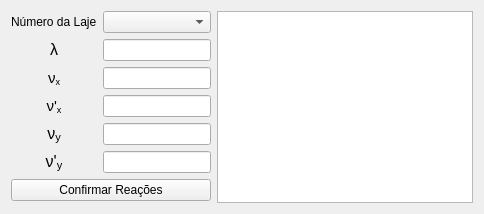
            <widget class="QWidget" name="tab_11">
             <attribute name="title">
              <string>Reações</string>
             </attribute>
             <layout class="QGridLayout" name="gridLayout_3">
              <item row="0" column="0">
               <layout class="QGridLayout" name="gridLayout_21">
                <item row="4" column="0">
                 <widget class="QLabel" name="label_32">
                  <property name="text">
                   <string>&lt;html&gt;&lt;head/&gt;&lt;body&gt;&lt;p&gt;&lt;span style=&quot; font-size:12pt;&quot;&gt;ν&lt;/span&gt;&lt;span style=&quot; font-size:12pt; vertical-align:sub;&quot;&gt;y&lt;/span&gt;&lt;/p&gt;&lt;/body&gt;&lt;/html&gt;</string>
                  </property>
                  <property name="alignment">
                   <set>Qt::AlignCenter</set>
                  </property>
                 </widget>
                </item>
                <item row="5" column="0">
                 <widget class="QLabel" name="label_31">
                  <property name="text">
                   <string>&lt;html&gt;&lt;head/&gt;&lt;body&gt;&lt;p&gt;&lt;span style=&quot; font-size:12pt;&quot;&gt;ν'&lt;/span&gt;&lt;span style=&quot; font-size:12pt; vertical-align:sub;&quot;&gt;y&lt;/span&gt;&lt;/p&gt;&lt;/body&gt;&lt;/html&gt;</string>
                  </property>
                  <property name="alignment">
                   <set>Qt::AlignCenter</set>
                  </property>
                 </widget>
                </item>
                <item row="3" column="0">
                 <widget class="QLabel" name="label_33">
                  <property name="text">
                   <string>&lt;html&gt;&lt;head/&gt;&lt;body&gt;&lt;p&gt;&lt;span style=&quot; font-size:11pt;&quot;&gt;ν'&lt;/span&gt;&lt;span style=&quot; font-size:11pt; vertical-align:sub;&quot;&gt;x&lt;/span&gt;&lt;/p&gt;&lt;/body&gt;&lt;/html&gt;</string>
                  </property>
                  <property name="alignment">
                   <set>Qt::AlignCenter</set>
                  </property>
                 </widget>
                </item>
                <item row="0" column="1">
                 <widget class="QComboBox" name="nlaje_cbox_reac_laje"/>
                </item>
                <item row="1" column="0">
                 <widget class="QLabel" name="label_35">
                  <property name="text">
                   <string>&lt;html&gt;&lt;head/&gt;&lt;body&gt;&lt;p&gt;&lt;span style=&quot; font-size:12pt;&quot;&gt;λ&lt;/span&gt;&lt;/p&gt;&lt;/body&gt;&lt;/html&gt;</string>
                  </property>
                  <property name="alignment">
                   <set>Qt::AlignCenter</set>
                  </property>
                 </widget>
                </item>
                <item row="2" column="0">
                 <widget class="QLabel" name="label_36">
                  <property name="text">
                   <string>&lt;html&gt;&lt;head/&gt;&lt;body&gt;&lt;p&gt;&lt;span style=&quot; font-size:11pt;&quot;&gt;ν&lt;/span&gt;&lt;span style=&quot; font-size:11pt; vertical-align:sub;&quot;&gt;x&lt;/span&gt;&lt;/p&gt;&lt;/body&gt;&lt;/html&gt;</string>
                  </property>
                  <property name="alignment">
                   <set>Qt::AlignCenter</set>
                  </property>
                 </widget>
                </item>
                <item row="0" column="0">
                 <widget class="QLabel" name="label_34">
                  <property name="text">
                   <string>Número da Laje</string>
                  </property>
                 </widget>
                </item>
                <item row="2" column="1">
                 <widget class="QLineEdit" name="vx_le_reac_laje"/>
                </item>
                <item row="1" column="1">
                 <widget class="QLineEdit" name="lambda_le_reac_laje">
                  <property name="enabled">
                   <bool>true</bool>
                  </property>
                  <property name="text">
                   <string/>
                  </property>
                  <property name="readOnly">
                   <bool>true</bool>
                  </property>
                 </widget>
                </item>
                <item row="3" column="1">
                 <widget class="QLineEdit" name="v_x_le_reac_laje"/>
                </item>
                <item row="5" column="1">
                 <widget class="QLineEdit" name="v_y_le_reac_laje"/>
                </item>
                <item row="4" column="1">
                 <widget class="QLineEdit" name="vy_le_reac_laje"/>
                </item>
                <item row="6" column="0" colspan="2">
                 <widget class="QPushButton" name="add_btn_reac_laje">
                  <property name="text">
                   <string>Confirmar Reações</string>
                  </property>
                 </widget>
                </item>
               </layout>
              </item>
              <item row="0" column="1">
               <widget class="QTextBrowser" name="textBrowser_reac_laje">
                <property name="font">
                 <font>
                  <pointsize>14</pointsize>
                 </font>
                </property>
               </widget>
              </item>
             </layout>
            </widget>
